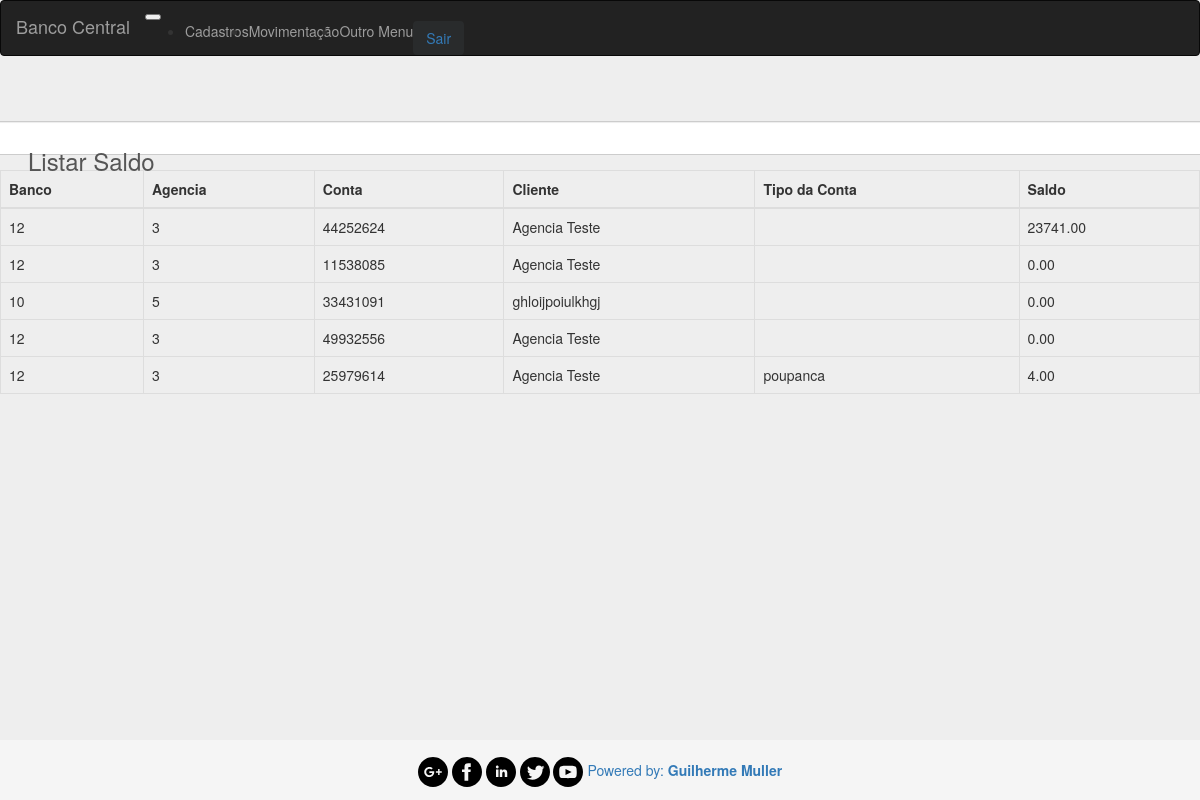
The page /index.php?pagina=listar-saldo (signed in) on the database its author committed.
### tables this page shows
CREATE TABLE `bc_clientes` (
  `id` int(9) NOT NULL,
  `cpf` varchar(11) NOT NULL,
  `rg` varchar(10) NOT NULL,
  `nome` varchar(80) NOT NULL,
  `rua` varchar(100) NOT NULL,
  `numero` varchar(4) NOT NULL,
  `cep` varchar(7) NOT NULL,
  `complemento` varchar(40) DEFAULT NULL,
  `telefone` varchar(16) NOT NULL,
  `cidade` varchar(100) NOT NULL,
  `id_uf` int(11) NOT NULL,
  `data_inicial` varchar(8) NOT NULL,
  `id_agencia` int(11) NOT NULL,
  `ativo` tinyint(4) NOT NULL DEFAULT '1',
  `conta` varchar(8) NOT NULL,
  `saldo` decimal(18,2) NOT NULL,
  `data_inclusao` datetime NOT NULL DEFAULT CURRENT_TIMESTAMP,
  `tipo_conta` varchar(8) NOT NULL
);

CREATE TABLE `bc_agencias` (
  `id` int(11) NOT NULL,
  `nome` varchar(60) NOT NULL,
  `nr_agencia` varchar(5) NOT NULL,
  `id_banco` int(11) NOT NULL,
  `endereco` varchar(120) NOT NULL,
  `cidade` varchar(60) NOT NULL,
  `id_uf` int(9) NOT NULL,
  `cep` varchar(8) NOT NULL
);

### partials/listar-saldo.php (the view, shortened to what this page needs)
<div style="margin-top: 65px;">
	<div class="row">
		<div class="form-group form-control col-xs-12">
			<h3 style="margin-left: 30px">Listar Saldo</h3>
		</div>
	</div>
	<table class="table table-bordered table-hover">
		<thead class="thead-inverse">
			<tr>
				<th>Banco</th>
				<th>Agencia</th>
				<th>Conta</th>
				<th>Cliente</th>
				<th>Tipo da Conta</th>
				<th>Saldo</th>
			</tr>
		</thead>
		<tbody>
			<?php
				$sql = "SELECT * FROM bc_clientes AS c INNER JOIN bc_agencias AS a ON c.id_agencia = a.id WHERE c.ativo = 1 ORDER BY c.id ASC";
				$resultado = mysql_query($sql);
				while ($clientes = mysql_fetch_assoc($resultado)) { ?>
				<tr>
					<td><?php echo $clientes['id_banco'] ?></td>
					<td><?php echo $clientes['id_agencia'] ?></td>
					<td><?php echo $clientes['conta'] ?></td>
					<td><?php echo $clientes['nome'] ?></td>
					<td><?php echo $clientes['tipo_conta'] ?></td>
					<td><?php echo $clientes['saldo'] ?></td>
				</tr>
			<?php } ?>
		</tbody>
	</table>
</div>

### index.php (shortened to what this page needs)
<!DOCTYPE html>
<html>
<head>
	<link href="res/bootstrap/bootstrap.min.css" rel="stylesheet">
    <link href="css/index.css" rel="stylesheet">
</head>
<body>
	<?php
		if (! isset($_SESSION['usuario'])) {
			include_once './partials/login-form.php';
		} else {
			include_once './partials/menu.php';
			if (isset($_GET['pagina'])) {
				include_once './partials/' . $_GET['pagina'] . '.php';
				include_once './partials/footer.php';
			} else {
				include_once './partials/bem-vindo.php';
				include_once './partials/footer.php';
			}
		}
	?>
</body>
</html>

### partials/menu.php (shortened to what this page needs)
<div id="div-cadastros">
	<nav class="navbar navbar-toggleable-md navbar-inverse fixed-top bg-inverse">
		<button class="navbar-toggler navbar-toggler-right" type="button" data-toggle="collapse" data-target="#navbarCollapse" aria-controls="navbarCollapse" aria-expanded="false" aria-label="Toggle navigation">
		</button>
		<a class="navbar-brand" href="index.php">Banco Central</a>
		<div class="collapse navbar-collapse" id="navbarCollapse">
			<ul class="navbar-nav mr-auto">
				<li class="nav-item">
					<a class="nav-link dropdown-toggle" href="http://example.com" id="navbarDropdownMenuLink" data-toggle="dropdown" aria-haspopup="true" aria-expanded="false">
					Cadastros
					</a>
				</li>
				<li class="nav-item">
					<a class="nav-link dropdown-toggle" href="http://example.com" id="navbarDropdownMenuLink" data-toggle="dropdown" aria-haspopup="true" aria-expanded="false">Movimentação</a>
				</li>
				<li class="nav-item">
					<a class="nav-link" href="#">Outro Menu</a>
				</li>
			</ul>
			<form class="form-inline mt-2 mt-md-0">
				<a href="php/logout.php" class="btn btn-outline-success my-2 my-sm-0">Sair</a>
			</form>
		</div>
	</nav>
</div>

### partials/footer.php
<footer class="footer">
	<div class="container-fluid" style="text-align: center;">
		<img src="./img/googleplus.svg" style="width: 30px; height: 30px;">
		<img src="./img/facebook.svg" style="width: 30px; height: 30px;">
		<img src="./img/linkedin.svg" style="width: 30px; height: 30px;">
		<img src="./img/twitter.svg" style="width: 30px; height: 30px;">
		<img src="./img/youtube.svg" style="width: 30px; height: 30px;">
		<a>Powered by: <strong>Guilherme Muller</strong></a>
	</div>
</footer>

### css/index.css (style rules this page uses)
body { padding-bottom: 40px; background-color: #eee; margin-bottom: 60px; }
html { position: relative; min-height: 100%; }
.btn-outline-success { background-color: #292b2c !important; }
.footer { position: absolute; bottom: 0; width: 100%; height: 60px; line-height: 60px; background-color: #f5f5f5; }

### rows shown on the page
bc_clientes: id_agencia.id_banco "12", id_agencia "3", conta "44252624", id_agencia.nome "Agencia Teste", saldo "23741.00"
bc_clientes: id_agencia.id_banco "12", id_agencia "3", conta "11538085", id_agencia.nome "Agencia Teste", saldo "0.00"
bc_clientes: id_agencia.id_banco "10", id_agencia "5", conta "33431091", id_agencia.nome "ghloijpoiulkhgj", saldo "0.00"
bc_clientes: id_agencia.id_banco "12", id_agencia "3", conta "49932556", id_agencia.nome "Agencia Teste", saldo "0.00"
bc_clientes: id_agencia.id_banco "12", id_agencia "3", conta "25979614", id_agencia.nome "Agencia Teste", tipo_conta "poupanca", saldo "4.00"
